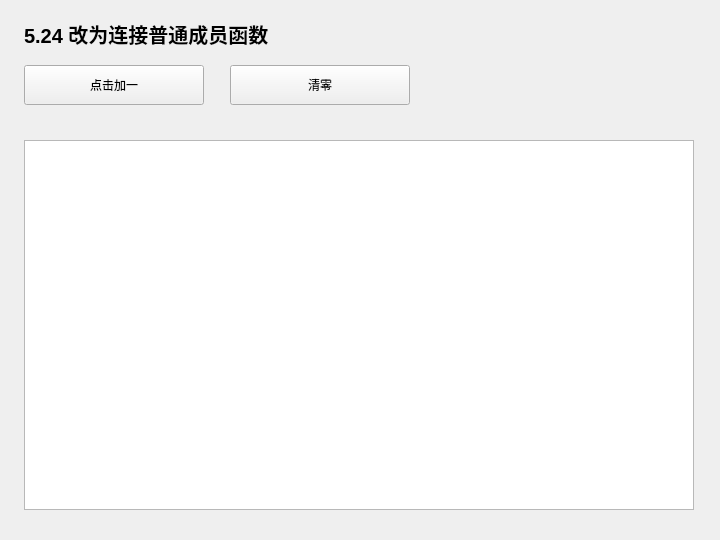
<?xml version="1.0" encoding="UTF-8"?>
<ui version="4.0">
 <class>Widget</class>
 <widget class="QWidget" name="Widget">
  <property name="geometry">
   <rect>
    <x>0</x>
    <y>0</y>
    <width>720</width>
    <height>540</height>
   </rect>
  </property>
  <property name="windowTitle">
   <string>5.24 改为连接普通成员函数</string>
  </property>
  <widget class="QLabel" name="headingLabel">
   <property name="geometry">
    <rect>
     <x>24</x>
     <y>18</y>
     <width>670</width>
     <height>32</height>
    </rect>
   </property>
   <property name="text">
    <string>5.24 改为连接普通成员函数</string>
   </property>
   <property name="font">
    <font>
     <pointsize>15</pointsize>
     <bold>true</bold>
    </font>
   </property>
  </widget>
  <widget class="QPlainTextEdit" name="outputEdit">
   <property name="geometry">
    <rect>
     <x>24</x>
     <y>140</y>
     <width>670</width>
     <height>370</height>
    </rect>
   </property>
   <property name="readOnly">
    <bool>true</bool>
   </property>
  </widget>
  <widget class="QPushButton" name="runButton">
   <property name="geometry">
    <rect>
     <x>24</x>
     <y>65</y>
     <width>180</width>
     <height>40</height>
    </rect>
   </property>
   <property name="text">
    <string>点击加一</string>
   </property>
  </widget>
  <widget class="QPushButton" name="resetButton">
   <property name="geometry">
    <rect>
     <x>230</x>
     <y>65</y>
     <width>180</width>
     <height>40</height>
    </rect>
   </property>
   <property name="text">
    <string>清零</string>
   </property>
  </widget>
 </widget>
 <resources />
 <connections />
</ui>
